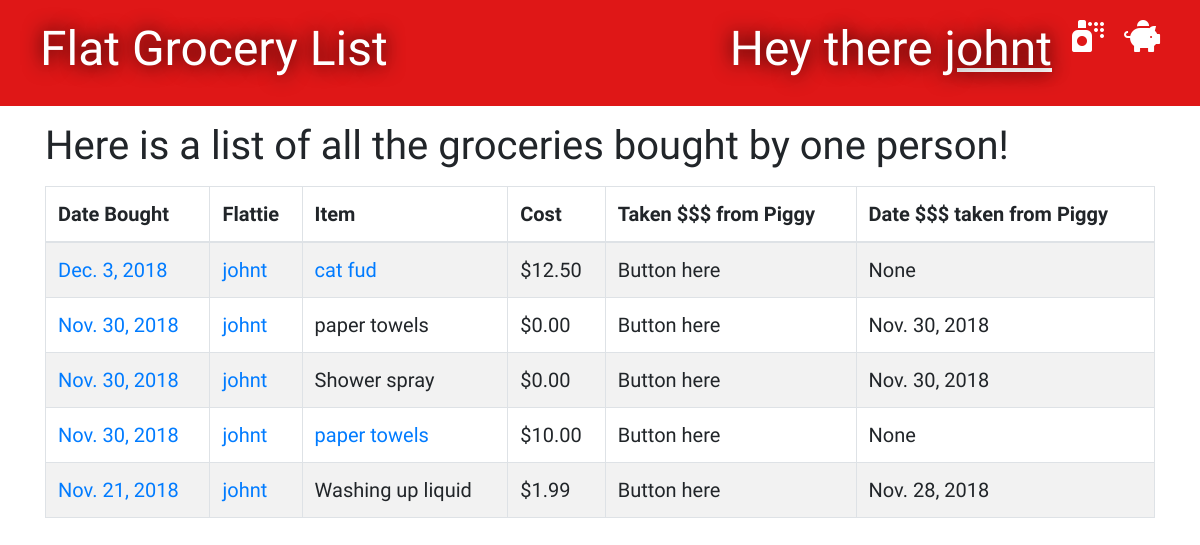
/groceries/purchaser/ (signed in), run on the app's committed database.
### groceries/models.py (models this page shows, shortened)
class Grocery(models.Model):
    person = models.ForeignKey('auth.User', on_delete=models.CASCADE)
    item = models.CharField(max_length=100)
    cost = models.DecimalField(max_digits=8, decimal_places=2)
    bought_date = models.DateField(default=timezone.now)
    paid_date = models.DateField(blank=True, null=True)

### groceries/views.py (the view)
# urls.py: path('groceries/purchaser/', views.user_purchaser_list, name='user_purchaser_list'),
@ login_required
def user_purchaser_list(request):
    groceries = Grocery.objects.filter(person=request.user).order_by('-bought_date')
    stuff_for_front_end = {'groceries': groceries}
    return render(request, 'groceries/purchaser.html', stuff_for_front_end)

### groceries/templates/groceries/purchaser.html (shortened to what this page needs)
{% extends 'groceries/base.html' %}
{% block content %}
    <h1>Here is a list of all the groceries bought by one person!</h1>
    <table id="tablePreview" class="table table-striped table-hover table-bordered">
        <thead>
        <tr>
            <th>Date Bought</th>
            <th>Flattie</th>
            <th>Item</th>
            <th>Cost</th>
            <th>Taken $$$ from Piggy</th>
            <th>Date $$$ taken from Piggy</th>
        </tr>
        </thead>
        <tbody>
            {% for grocery in groceries %}
                <tr>
                    <td><a href="{% url 'bought_date_list' bought_date=grocery.bought_date %}">{{ grocery.bought_date }}</a></td>
                    <td><a href="{% url 'purchaser_list' person_id=grocery.person_id %}">{{ grocery.person }}</a></td>
                    {% if not grocery.paid_date %}
                        <td><a href="{% url 'edit_item' pk=grocery.pk %}">{{ grocery.item }}</a></td>
                    {% else %}
                        <td>{{ grocery.item }}</td>
                    {% endif %}
                    <td>${{ grocery.cost }}</td>
                    <td>Button here</td>
                    <td>{{ grocery.paid_date }}</td>
                </tr>
            {% endfor %}
        </tbody>
{% endblock %}

### groceries/templates/groceries/base.html (shortened to what this page needs)
{% load staticfiles %}
<!DOCTYPE html>
<html lang="en">
<head>
    <link rel="stylesheet" href="https://stackpath.bootstrapcdn.com/bootstrap/4.1.3/css/bootstrap.min.css">
    <link rel="stylesheet" href="{% static 'css/groceries.css' %}">
    <link rel="stylesheet" href="https://use.fontawesome.com/releases/v5.5.0/css/all.css"
>
</head>
<body>
<div class="page-header">
    {% if user.is_authenticated %}
        <a href="{% url 'piggy_page' %}" class="top-menu"><i class="fas fa-piggy-bank fa-2x"></i></a>
        <a href="{% url 'groceries_new' %}" class="top-menu"><i class="fas fa-spray-can fa-2x"></i></a>
        <h1 class="top-menu">Hey there <a href="{% url 'user_purchaser_list' %}"><u>{{ user.username }}</u></a></h1>
    {% endif %}
    <h1><a href="{% url 'grocery_list' %}">Flat Grocery List</a></h1>
</div>
<div class="'content container">
    <div class="'row">
        <div class="'col-md-8">
            {% block content %}
            {% endblock %}
        </div>
    </div>
</div>
</body>
</html>

### groceries/static/css/groceries.css (style rules this page uses)
.page-header { background-color: #DF1717; margin-top: 0; padding: 20px 20px 20px 40px; }
.page-header h1, .page-header h1 a { color: #ffffff; text-shadow: 0 0 20px black; font-size: 36pt; text-decoration: none; }
.table { font-family: 'Indie Flower', cursive; font-size: 15pt; }
h1, h2, h3, h4 { font-family: 'Indie Flower', cursive; }
.top-menu, .top-menu:hover { color: #ffffff; float: right; margin-right: 20px; }

### data on the page
Grocery: bought_date "Dec. 3, 2018", person "johnt", item "cat fud", cost "12.50", paid_date "None"
Grocery: bought_date "Nov. 30, 2018", person "johnt", item "paper towels", cost "0.00", paid_date "Nov. 30, 2018"
Grocery: bought_date "Nov. 30, 2018", person "johnt", item "Shower spray", cost "0.00", paid_date "Nov. 30, 2018"
Grocery: bought_date "Nov. 30, 2018", person "johnt", item "paper towels", cost "10.00", paid_date "None"
Grocery: bought_date "Nov. 21, 2018", person "johnt", item "Washing up liquid", cost "1.99", paid_date "Nov. 28, 2018"

### other printed values
{{ user.username }} "johnt"
